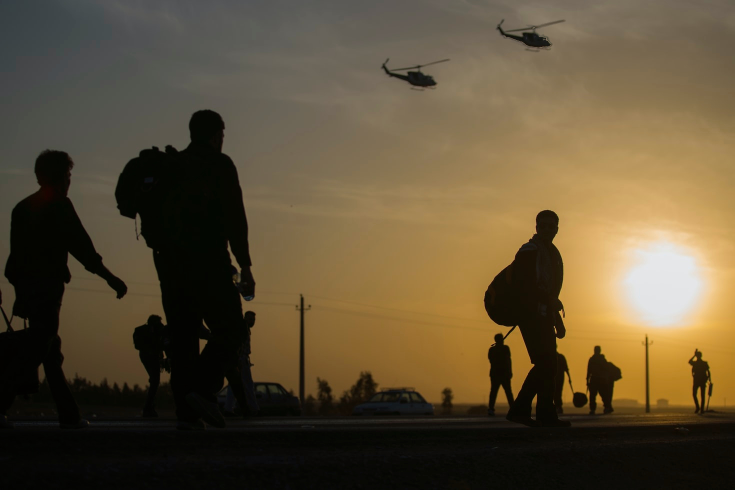
#> input picture photo-1559736220-66fc1882555d-F2.jpg, 1470 x 980 px (shown at 1/2 size)
$ jupyter execute --allow-errors Forensic_SIFT_new.ipynb
#> lines starting #> are read from the running program, lines starting #| are printed output that depends on the picture
<a href="https://colab.research.google.com/github/serlysetyani/Forensic-Digital_Duplication-Region/blob/main/Forensic_SIFT.ipynb" target="_parent"></a>

[cell 1]
# Library
import cv2
import numpy as np
import matplotlib.pyplot as plt
import math

[cell 2]
img = cv2.imread("photo-1559736220-66fc1882555d-F2.jpg")
#> img is the input picture: shape (980, 1470, 3); mean B, G, R 55.1, 79.7, 93.7
h, w, c = img.shape
#> h = 980; w = 1470; c = 3
img_gray = cv2.cvtColor(img, cv2.COLOR_BGR2GRAY)
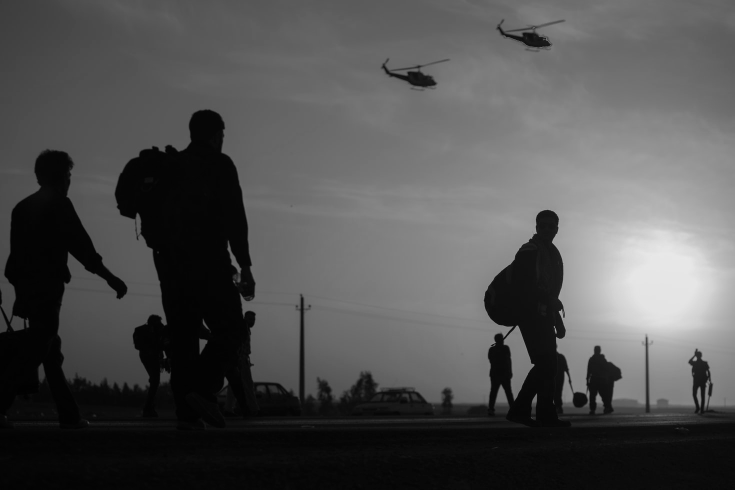
#> img_gray: shape (980, 1470) (shown at 1/2 size); min 0, max 234, mean 81.1
sift = cv2.SIFT_create(nfeatures=100000, nOctaveLayers=7, sigma=1.6)
keypoints, descriptors = sift.detectAndCompute(img_gray, None)
#> keypoints = 983 keypoints; strongest (x, y, size): (1058, 577, 115.1), (1112, 664, 2), (1095, 444, 34.1), (1121, 624, 5.2)

[cell 3]
bf = cv2.BFMatcher(cv2.NORM_L2, crossCheck=False)
matches = bf.knnMatch(descriptors, descriptors, k=3)
#> matches = 983 matches

better_matches = []
for a, b, c in matches:
    if a.trainIdx == a.queryIdx:
        better_matches.append([b, c])
    elif b.trainIdx == b.queryIdx:
        better_matches.append([a, c])
    elif c.trainIdx == c.queryIdx:
        better_matches.append([a, b])
#> after the loop, better_matches = 983 matches

ratio_thresh = 0.5
good_matches = []
for m, n in better_matches:
    if m.distance < ratio_thresh * n.distance:
        good_matches.append(m)
#> after the loop, good_matches = 94 matches


MIN_MATCH_COUNT = 3
if len(good_matches) > MIN_MATCH_COUNT:
    src_pts = np.float32([keypoints[m.trainIdx].pt for m in good_matches])
#> src_pts = 94 pairs, first value 5.15 to 1382.5, second value 42.16 to 800.8
    dst_pts = np.float32([keypoints[m.queryIdx].pt for m in good_matches])
#> dst_pts has the same summary as src_pts

    retval, inliers = cv2.estimateAffine2D(src_pts, dst_pts, method=cv2.RANSAC, ransacReprojThreshold=3, maxIters=100,
                                           confidence=0.99)
#> retval = [[1, 0.000861, -0.239], [0.000461, 0.999, 0.137]]; inliers = 94 values, max 1 at index 0, min 0 at index 8, mean 0.564

    matchesMask = inliers.ravel().tolist()
#> matchesMask has the same summary as inliers

[cell 4]
final_matches = []
for i in range(len(good_matches)):
    if matchesMask[i] == 1:
        final_matches.append(good_matches[i])
#> this loop made 94 passes
#> after the loop, final_matches = 53 matches

img_RGB = cv2.cvtColor(img_gray, cv2.COLOR_GRAY2RGB)

list_point1 = []
list_point2 = []
for j in final_matches:

    # Get the matching keypoints for each of the images
    point1 = j.trainIdx
    point2 = j.queryIdx

    # Get the coordinates, x - columns, y - rows
    (x1, y1) = keypoints[point1].pt
    (x2, y2) = keypoints[point2].pt

    # Append to each list
    list_point1.append((int(x1), int(y1)))
    list_point2.append((int(x2), int(y2)))

    # Draw a small circle at both co-ordinates: radius 4, colour green, thickness = 1
    # copy keypoints circles
    cv2.circle(img_RGB, (int(x1), int(y1)), 4, (0, 255, 0), 1)
    # original keypoints circles
    cv2.circle(img_RGB, (int(x2), int(y2)), 4, (0, 255, 0), 1)

    # Draw a line in between the two points, thickness = 1, colour green
    cv2.line(img_RGB, (int(x1), int(y1)), (int(x2), int(y2)), (0, 255, 0), 1)
#> this loop made 53 passes
#> (point1, point2, x1, y1, x2, y2) on passes 1 to 12: (3, 2, 5.18, 596.6, 5.15, 596.7), (2, 3, 5.15, 596.7, 5.18, 596.6), (8, 10, 14.55, 547.6, 16.26, 546.8), (31, 32, 43.76, 634.1, 43.8, 634.6), (51, 50, 79.65, 363.9, 79.23, 364.4), (50, 51, 79.23, 364.4, 79.65, 363.9), (82, 80, 134, 554.8, 132.5, 553.2), (80, 82, 132.5, 553.2, 134, 554.8), (93, 99, 139.6, 741.2, 141.9, 738.9), (101, 103, 142.4, 343.1, 142.5, 343.1), (118, 117, 165.6, 533.7, 164.8, 533.6), (117, 118, 164.8, 533.6, 165.6, 533.7)
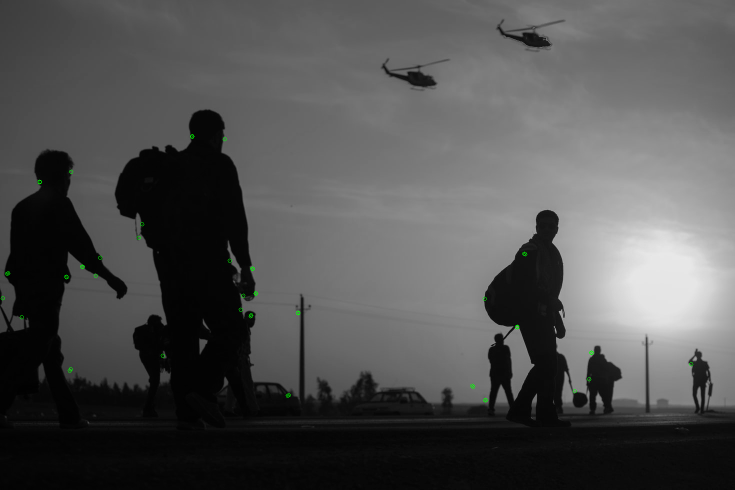
#> img_RGB: shape (980, 1470, 3) (shown at 1/2 size); mean B, G, R 81.1, 81.2, 81.1
#> after the loop, list_point1 = 53 pairs, first value 5 to 1382, second value 272 to 800; list_point2 has the same summary as list_point1

[cell 5]
wrapAffine_img = cv2.warpAffine(img_gray, retval, (w, h))
cv2.imwrite('res.png', wrapAffine_img)

blank_image = np.zeros((h, w, 1), np.uint8)

for y in range(0, h-3):
    for x in range(0, w-3):
        window1 = img_gray[y: y+3, x: x+3]
        window2 = wrapAffine_img[y: y + 3, x: x + 3]
        a1 = window1[1][1]
        a2 = window2[1][1]
        mean1 = cv2.mean(window1)
        mean2 = cv2.mean(window2)
        mean1_num = mean1[0]
        mean2_num = mean2[0]
        b1 = a1 - mean1_num
        b2 = a2 - mean2_num
        top = (b1*b2)
        bottom = math.sqrt((b1*b1)*(b2*b2))

        if bottom > 0:
            print(top/bottom)
            intensity = top/bottom
            blank_image[y + 1, x + 1] = intensity
        elif bottom <= 0:
            intensity = 0
            blank_image[y+1, x+1] = intensity
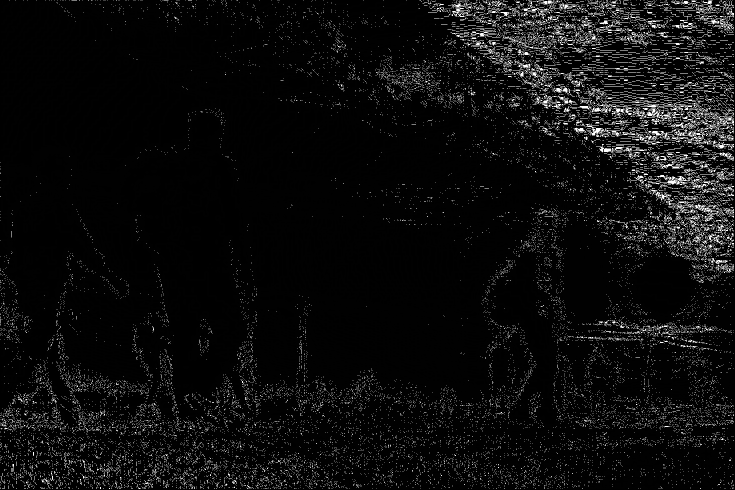
#> blank_image: shape (980, 1470, 1) (shown at 1/2 size); min 0, max 255, mean 13

cv2.imwrite("blank_image.png", blank_image)
#> Out = True
